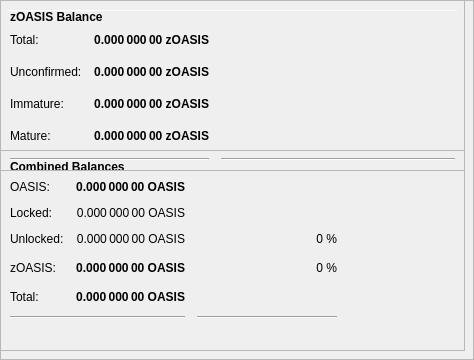
        <widget class="QFrame" name="frameObfuscation">
         <property name="minimumSize">
          <size>
           <width>0</width>
           <height>350</height>
          </size>
         </property>
         <property name="layoutDirection">
          <enum>Qt::LeftToRight</enum>
         </property>
         <property name="frameShape">
          <enum>QFrame::StyledPanel</enum>
         </property>
         <property name="frameShadow">
          <enum>QFrame::Raised</enum>
         </property>
         <widget class="QPushButton" name="runAutoDenom">
          <property name="geometry">
           <rect>
            <x>251</x>
            <y>17</y>
            <width>1</width>
            <height>1</height>
           </rect>
          </property>
          <property name="palette">
           <palette>
            <active>
             <colorrole role="WindowText">
              <brush brushstyle="SolidPattern">
               <color alpha="255">
                <red>0</red>
                <green>0</green>
                <blue>0</blue>
               </color>
              </brush>
             </colorrole>
             <colorrole role="Button">
              <brush brushstyle="SolidPattern">
               <color alpha="255">
                <red>239</red>
                <green>238</green>
                <blue>238</blue>
               </color>
              </brush>
             </colorrole>
             <colorrole role="Light">
              <brush brushstyle="SolidPattern">
               <color alpha="255">
                <red>255</red>
                <green>255</green>
                <blue>255</blue>
               </color>
              </brush>
             </colorrole>
             <colorrole role="Midlight">
              <brush brushstyle="SolidPattern">
               <color alpha="255">
                <red>247</red>
                <green>246</green>
                <blue>246</blue>
               </color>
              </brush>
             </colorrole>
             <colorrole role="Dark">
              <brush brushstyle="SolidPattern">
               <color alpha="255">
                <red>119</red>
                <green>119</green>
                <blue>119</blue>
               </color>
              </brush>
             </colorrole>
             <colorrole role="Mid">
              <brush brushstyle="SolidPattern">
               <color alpha="255">
                <red>159</red>
                <green>159</green>
                <blue>159</blue>
               </color>
              </brush>
             </colorrole>
             <colorrole role="Text">
              <brush brushstyle="SolidPattern">
               <color alpha="255">
                <red>0</red>
                <green>0</green>
                <blue>0</blue>
               </color>
              </brush>
             </colorrole>
             <colorrole role="BrightText">
              <brush brushstyle="SolidPattern">
               <color alpha="255">
                <red>255</red>
                <green>255</green>
                <blue>255</blue>
               </color>
              </brush>
             </colorrole>
             <colorrole role="ButtonText">
              <brush brushstyle="SolidPattern">
               <color alpha="255">
                <red>0</red>
                <green>0</green>
                <blue>0</blue>
               </color>
              </brush>
             </colorrole>
             <colorrole role="Base">
              <brush brushstyle="SolidPattern">
               <color alpha="255">
                <red>255</red>
                <green>255</green>
                <blue>255</blue>
               </color>
              </brush>
             </colorrole>
             <colorrole role="Window">
              <brush brushstyle="SolidPattern">
               <color alpha="255">
                <red>239</red>
                <green>238</green>
                <blue>238</blue>
               </color>
              </brush>
             </colorrole>
             <colorrole role="Shadow">
              <brush brushstyle="SolidPattern">
               <color alpha="255">
                <red>0</red>
                <green>0</green>
                <blue>0</blue>
               </color>
              </brush>
             </colorrole>
             <colorrole role="AlternateBase">
              <brush brushstyle="SolidPattern">
               <color alpha="255">
                <red>247</red>
                <green>246</green>
                <blue>246</blue>
               </color>
              </brush>
             </colorrole>
             <colorrole role="ToolTipBase">
              <brush brushstyle="SolidPattern">
               <color alpha="255">
                <red>255</red>
                <green>255</green>
                <blue>220</blue>
               </color>
              </brush>
             </colorrole>
             <colorrole role="ToolTipText">
              <brush brushstyle="SolidPattern">
               <color alpha="255">
                <red>0</red>
                <green>0</green>
                <blue>0</blue>
               </color>
              </brush>
             </colorrole>
            </active>
            <inactive>
             <colorrole role="WindowText">
              <brush brushstyle="SolidPattern">
               <color alpha="255">
                <red>0</red>
                <green>0</green>
                <blue>0</blue>
               </color>
              </brush>
             </colorrole>
             <colorrole role="Button">
              <brush brushstyle="SolidPattern">
               <color alpha="255">
                <red>239</red>
                <green>238</green>
                <blue>238</blue>
               </color>
              </brush>
             </colorrole>
             <colorrole role="Light">
              <brush brushstyle="SolidPattern">
               <color alpha="255">
                <red>255</red>
                <green>255</green>
                <blue>255</blue>
               </color>
              </brush>
             </colorrole>
             <colorrole role="Midlight">
              <brush brushstyle="SolidPattern">
               <color alpha="255">
                <red>247</red>
                <green>246</green>
                <blue>246</blue>
               </color>
              </brush>
             </colorrole>
             <colorrole role="Dark">
              <brush brushstyle="SolidPattern">
               <color alpha="255">
                <red>119</red>
                <green>119</green>
                <blue>119</blue>
               </color>
              </brush>
             </colorrole>
             <colorrole role="Mid">
              <brush brushstyle="SolidPattern">
               <color alpha="255">
                <red>159</red>
                <green>159</green>
                <blue>159</blue>
               </color>
              </brush>
             </colorrole>
             <colorrole role="Text">
              <brush brushstyle="SolidPattern">
               <color alpha="255">
                <red>0</red>
                <green>0</green>
                <blue>0</blue>
               </color>
              </brush>
             </colorrole>
             <colorrole role="BrightText">
              <brush brushstyle="SolidPattern">
               <color alpha="255">
                <red>255</red>
                <green>255</green>
                <blue>255</blue>
               </color>
              </brush>
             </colorrole>
             <colorrole role="ButtonText">
              <brush brushstyle="SolidPattern">
               <color alpha="255">
                <red>0</red>
                <green>0</green>
                <blue>0</blue>
               </color>
              </brush>
             </colorrole>
             <colorrole role="Base">
              <brush brushstyle="SolidPattern">
               <color alpha="255">
                <red>255</red>
                <green>255</green>
                <blue>255</blue>
               </color>
              </brush>
             </colorrole>
             <colorrole role="Window">
              <brush brushstyle="SolidPattern">
               <color alpha="255">
                <red>239</red>
                <green>238</green>
                <blue>238</blue>
               </color>
              </brush>
             </colorrole>
             <colorrole role="Shadow">
              <brush brushstyle="SolidPattern">
               <color alpha="255">
                <red>0</red>
                <green>0</green>
                <blue>0</blue>
               </color>
              </brush>
             </colorrole>
             <colorrole role="AlternateBase">
              <brush brushstyle="SolidPattern">
               <color alpha="255">
                <red>247</red>
                <green>246</green>
                <blue>246</blue>
               </color>
              </brush>
             </colorrole>
             <colorrole role="ToolTipBase">
              <brush brushstyle="SolidPattern">
               <color alpha="255">
                <red>255</red>
                <green>255</green>
                <blue>220</blue>
               </color>
              </brush>
             </colorrole>
             <colorrole role="ToolTipText">
              <brush brushstyle="SolidPattern">
               <color alpha="255">
                <red>0</red>
                <green>0</green>
                <blue>0</blue>
               </color>
              </brush>
             </colorrole>
            </inactive>
            <disabled>
             <colorrole role="WindowText">
              <brush brushstyle="SolidPattern">
               <color alpha="255">
                <red>119</red>
                <green>119</green>
                <blue>119</blue>
               </color>
              </brush>
             </colorrole>
             <colorrole role="Button">
              <brush brushstyle="SolidPattern">
               <color alpha="255">
                <red>239</red>
                <green>238</green>
                <blue>238</blue>
               </color>
              </brush>
             </colorrole>
             <colorrole role="Light">
              <brush brushstyle="SolidPattern">
               <color alpha="255">
                <red>255</red>
                <green>255</green>
                <blue>255</blue>
               </color>
              </brush>
             </colorrole>
             <colorrole role="Midlight">
              <brush brushstyle="SolidPattern">
               <color alpha="255">
                <red>247</red>
                <green>246</green>
                <blue>246</blue>
               </color>
              </brush>
             </colorrole>
             <colorrole role="Dark">
              <brush brushstyle="SolidPattern">
               <color alpha="255">
                <red>119</red>
                <green>119</green>
                <blue>119</blue>
               </color>
              </brush>
             </colorrole>
             <colorrole role="Mid">
              <brush brushstyle="SolidPattern">
               <color alpha="255">
                <red>159</red>
                <green>159</green>
                <blue>159</blue>
               </color>
              </brush>
             </colorrole>
             <colorrole role="Text">
              <brush brushstyle="SolidPattern">
               <color alpha="255">
                <red>119</red>
                <green>119</green>
                <blue>119</blue>
               </color>
              </brush>
             </colorrole>
             <colorrole role="BrightText">
              <brush brushstyle="SolidPattern">
               <color alpha="255">
                <red>255</red>
                <green>255</green>
                <blue>255</blue>
               </color>
              </brush>
             </colorrole>
             <colorrole role="ButtonText">
              <brush brushstyle="SolidPattern">
               <color alpha="255">
                <red>119</red>
                <green>119</green>
                <blue>119</blue>
               </color>
              </brush>
             </colorrole>
             <colorrole role="Base">
              <brush brushstyle="SolidPattern">
               <color alpha="255">
                <red>239</red>
                <green>238</green>
                <blue>238</blue>
               </color>
              </brush>
             </colorrole>
             <colorrole role="Window">
              <brush brushstyle="SolidPattern">
               <color alpha="255">
                <red>239</red>
                <green>238</green>
                <blue>238</blue>
               </color>
              </brush>
             </colorrole>
             <colorrole role="Shadow">
              <brush brushstyle="SolidPattern">
               <color alpha="255">
                <red>0</red>
                <green>0</green>
                <blue>0</blue>
               </color>
              </brush>
             </colorrole>
             <colorrole role="AlternateBase">
              <brush brushstyle="SolidPattern">
               <color alpha="255">
                <red>239</red>
                <green>238</green>
                <blue>238</blue>
               </color>
              </brush>
             </colorrole>
             <colorrole role="ToolTipBase">
              <brush brushstyle="SolidPattern">
               <color alpha="255">
                <red>255</red>
                <green>255</green>
                <blue>220</blue>
               </color>
              </brush>
             </colorrole>
             <colorrole role="ToolTipText">
              <brush brushstyle="SolidPattern">
               <color alpha="255">
                <red>0</red>
                <green>0</green>
                <blue>0</blue>
               </color>
              </brush>
             </colorrole>
            </disabled>
           </palette>
          </property>
          <property name="focusPolicy">
           <enum>Qt::NoFocus</enum>
          </property>
          <property name="autoFillBackground">
           <bool>true</bool>
          </property>
          <property name="text">
           <string/>
          </property>
          <property name="flat">
           <bool>true</bool>
          </property>
         </widget>
         <widget class="Line" name="line">
          <property name="geometry">
           <rect>
            <x>7</x>
            <y>10</y>
            <width>451</width>
            <height>1</height>
           </rect>
          </property>
          <property name="orientation">
           <enum>Qt::Horizontal</enum>
          </property>
         </widget>
         <widget class="QFrame" name="frame_3">
          <property name="geometry">
           <rect>
            <x>0</x>
            <y>150</y>
            <width>465</width>
            <height>201</height>
           </rect>
          </property>
          <property name="frameShape">
           <enum>QFrame::StyledPanel</enum>
          </property>
          <property name="frameShadow">
           <enum>QFrame::Raised</enum>
          </property>
          <layout class="QVBoxLayout" name="verticalLayout_5">
           <item>
            <layout class="QHBoxLayout" name="horizontalLayout_5" stretch="0">
             <item>
              <widget class="QLabel" name="label_5z">
               <property name="maximumSize">
                <size>
                 <width>16777215</width>
                 <height>20</height>
                </size>
               </property>
               <property name="font">
                <font>
                 <weight>75</weight>
                 <bold>true</bold>
                </font>
               </property>
               <property name="toolTip">
                <string>Combined Balances (including unconfirmed and immature coins)</string>
               </property>
               <property name="text">
                <string>&lt;html&gt;&lt;head/&gt;&lt;body&gt;&lt;p&gt;Combined Balances&lt;/p&gt;&lt;/body&gt;&lt;/html&gt;</string>
               </property>
              </widget>
             </item>
            </layout>
           </item>
           <item>
            <layout class="QGridLayout" name="gridLayout_3">
             <property name="spacing">
              <number>12</number>
             </property>
             <item row="7" column="0" colspan="2">
              <widget class="Line" name="lineSpendableBalance_3">
               <property name="orientation">
                <enum>Qt::Horizontal</enum>
               </property>
              </widget>
             </item>
             <item row="7" column="2">
              <widget class="Line" name="lineWatchBalance_3">
               <property name="sizePolicy">
                <sizepolicy hsizetype="Preferred" vsizetype="Fixed">
                 <horstretch>0</horstretch>
                 <verstretch>0</verstretch>
                </sizepolicy>
               </property>
               <property name="minimumSize">
                <size>
                 <width>140</width>
                 <height>0</height>
                </size>
               </property>
               <property name="orientation">
                <enum>Qt::Horizontal</enum>
               </property>
              </widget>
             </item>
             <item row="4" column="1">
              <widget class="QLabel" name="labelzBalancez">
               <property name="font">
                <font>
                 <weight>75</weight>
                 <bold>true</bold>
                </font>
               </property>
               <property name="cursor">
                <cursorShape>IBeamCursor</cursorShape>
               </property>
               <property name="toolTip">
                <string>Total of transactions that have yet to be confirmed, and do not yet count toward the spendable balance</string>
               </property>
               <property name="text">
                <string notr="true">0.000 000 00 OASIS</string>
               </property>
               <property name="alignment">
                <set>Qt::AlignRight|Qt::AlignTrailing|Qt::AlignVCenter</set>
               </property>
               <property name="textInteractionFlags">
                <set>Qt::LinksAccessibleByMouse|Qt::TextSelectableByKeyboard|Qt::TextSelectableByMouse</set>
               </property>
              </widget>
             </item>
             <item row="6" column="1">
              <widget class="QLabel" name="labelTotalz">
               <property name="font">
                <font>
                 <weight>75</weight>
                 <bold>true</bold>
                </font>
               </property>
               <property name="cursor">
                <cursorShape>IBeamCursor</cursorShape>
               </property>
               <property name="toolTip">
                <string>Total Balance, including unconfirmed and immature coins.</string>
               </property>
               <property name="text">
                <string notr="true">0.000 000 00 OASIS</string>
               </property>
               <property name="alignment">
                <set>Qt::AlignRight|Qt::AlignTrailing|Qt::AlignVCenter</set>
               </property>
               <property name="textInteractionFlags">
                <set>Qt::LinksAccessibleByMouse|Qt::TextSelectableByKeyboard|Qt::TextSelectableByMouse</set>
               </property>
              </widget>
             </item>
             <item row="4" column="3">
              <spacer name="horizontalSpacer_6">
               <property name="orientation">
                <enum>Qt::Horizontal</enum>
               </property>
               <property name="sizeHint" stdset="0">
                <size>
                 <width>40</width>
                 <height>20</height>
                </size>
               </property>
              </spacer>
             </item>
             <item row="6" column="0">
              <widget class="QLabel" name="labelTotalTextz">
               <property name="text">
                <string>Total:</string>
               </property>
              </widget>
             </item>
             <item row="1" column="0">
              <widget class="QLabel" name="labelBalanceTextz">
               <property name="text">
                <string>OASIS:</string>
               </property>
              </widget>
             </item>
             <item row="1" column="1">
              <widget class="QLabel" name="labelBalancez">
               <property name="font">
                <font>
                 <weight>75</weight>
                 <bold>true</bold>
                </font>
               </property>
               <property name="cursor">
                <cursorShape>IBeamCursor</cursorShape>
               </property>
               <property name="toolTip">
                <string>Your current spendable balance</string>
               </property>
               <property name="text">
                <string notr="true">0.000 000 00 OASIS</string>
               </property>
               <property name="alignment">
                <set>Qt::AlignRight|Qt::AlignTrailing|Qt::AlignVCenter</set>
               </property>
               <property name="textInteractionFlags">
                <set>Qt::LinksAccessibleByMouse|Qt::TextSelectableByKeyboard|Qt::TextSelectableByMouse</set>
               </property>
              </widget>
             </item>
             <item row="4" column="0">
              <widget class="QLabel" name="labelzBalanceTextz">
               <property name="toolTip">
                <string/>
               </property>
               <property name="text">
                <string>zOASIS:</string>
               </property>
              </widget>
             </item>
             <item row="4" column="2">
              <widget class="QLabel" name="labelzOASISPercent">
               <property name="toolTip">
                <string>Current percentage of zOASIS.
If AutoMint is enabled this percentage will settle around the configured AutoMint percentage (default = 10%)</string>
               </property>
               <property name="text">
                <string>0 %</string>
               </property>
               <property name="alignment">
                <set>Qt::AlignRight|Qt::AlignTrailing|Qt::AlignVCenter</set>
               </property>
              </widget>
             </item>
             <item row="6" column="2">
              <widget class="QLabel" name="label100Percent">
               <property name="text">
                <string/>
               </property>
               <property name="alignment">
                <set>Qt::AlignRight|Qt::AlignTrailing|Qt::AlignVCenter</set>
               </property>
              </widget>
             </item>
             <item row="2" column="1">
              <widget class="QLabel" name="labelLockedBalance">
               <property name="toolTip">
                <string>Locked OASIS or Masternode collaterals. These are excluded from zOASIS minting.</string>
               </property>
               <property name="text">
                <string>0.000 000 00 OASIS</string>
               </property>
               <property name="alignment">
                <set>Qt::AlignRight|Qt::AlignTrailing|Qt::AlignVCenter</set>
               </property>
              </widget>
             </item>
             <item row="2" column="0">
              <widget class="QLabel" name="labelLockedBalanceText">
               <property name="toolTip">
                <string>Locked OASIS or Masternode collaterals. These are excluded from zOASIS minting.</string>
               </property>
               <property name="text">
                <string>Locked:</string>
               </property>
              </widget>
             </item>
             <item row="3" column="0">
              <widget class="QLabel" name="labelUnLockedBalanceText">
               <property name="toolTip">
                <string>Unlocked OASISs. These can be used for zOASIS minting.</string>
               </property>
               <property name="text">
                <string>Unlocked:</string>
               </property>
              </widget>
             </item>
             <item row="3" column="1">
              <widget class="QLabel" name="labelUnLockedBalance">
               <property name="toolTip">
                <string>Unlocked OASISs. These can be used for zOASIS minting.</string>
               </property>
               <property name="text">
                <string>0.000 000 00 OASIS</string>
               </property>
               <property name="alignment">
                <set>Qt::AlignRight|Qt::AlignTrailing|Qt::AlignVCenter</set>
               </property>
              </widget>
             </item>
             <item row="3" column="2">
              <widget class="QLabel" name="labelOASISPercent">
               <property name="text">
                <string>0 %</string>
               </property>
               <property name="alignment">
                <set>Qt::AlignRight|Qt::AlignTrailing|Qt::AlignVCenter</set>
               </property>
              </widget>
             </item>
            </layout>
           </item>
           <item>
            <spacer name="verticalSpacer">
             <property name="orientation">
              <enum>Qt::Vertical</enum>
             </property>
             <property name="sizeHint" stdset="0">
              <size>
               <width>20</width>
               <height>40</height>
              </size>
             </property>
            </spacer>
           </item>
          </layout>
         </widget>
         <widget class="QFrame" name="frame_4">
          <property name="geometry">
           <rect>
            <x>0</x>
            <y>0</y>
            <width>465</width>
            <height>171</height>
           </rect>
          </property>
          <property name="frameShape">
           <enum>QFrame::StyledPanel</enum>
          </property>
          <property name="frameShadow">
           <enum>QFrame::Raised</enum>
          </property>
          <layout class="QVBoxLayout" name="verticalLayout_7">
           <item>
            <layout class="QHBoxLayout" name="horizontalLayout_8" stretch="0">
             <item>
              <widget class="QLabel" name="label_5z_3">
               <property name="maximumSize">
                <size>
                 <width>16777215</width>
                 <height>20</height>
                </size>
               </property>
               <property name="font">
                <font>
                 <weight>75</weight>
                 <bold>true</bold>
                </font>
               </property>
               <property name="text">
                <string>zOASIS Balance</string>
               </property>
              </widget>
             </item>
            </layout>
           </item>
           <item>
            <layout class="QGridLayout" name="gridLayout_5">
             <property name="spacing">
              <number>12</number>
             </property>
             <item row="4" column="0">
              <widget class="QLabel" name="labelzBalanceMatureText">
               <property name="toolTip">
                <string>Mature: more than 20 confirmation and more than 1 mints of the same denomination after it was minted.
These zOASIS are spendable.</string>
               </property>
               <property name="text">
                <string>Mature:</string>
               </property>
              </widget>
             </item>
             <item row="5" column="0" colspan="2">
              <widget class="Line" name="lineSpendableBalance_5">
               <property name="orientation">
                <enum>Qt::Horizontal</enum>
               </property>
              </widget>
             </item>
             <item row="1" column="1">
              <widget class="QLabel" name="labelzBalance">
               <property name="font">
                <font>
                 <weight>75</weight>
                 <bold>true</bold>
                </font>
               </property>
               <property name="cursor">
                <cursorShape>IBeamCursor</cursorShape>
               </property>
               <property name="toolTip">
                <string>All available zOASIS, unconfirmed and immature zOASIS included.</string>
               </property>
               <property name="text">
                <string notr="true">0.000 000 00 zOASIS</string>
               </property>
               <property name="alignment">
                <set>Qt::AlignRight|Qt::AlignTrailing|Qt::AlignVCenter</set>
               </property>
               <property name="textInteractionFlags">
                <set>Qt::LinksAccessibleByMouse|Qt::TextSelectableByKeyboard|Qt::TextSelectableByMouse</set>
               </property>
              </widget>
             </item>
             <item row="5" column="2">
              <widget class="Line" name="lineWatchBalance_5">
               <property name="sizePolicy">
                <sizepolicy hsizetype="Preferred" vsizetype="Fixed">
                 <horstretch>0</horstretch>
                 <verstretch>0</verstretch>
                </sizepolicy>
               </property>
               <property name="minimumSize">
                <size>
                 <width>140</width>
                 <height>0</height>
                </size>
               </property>
               <property name="orientation">
                <enum>Qt::Horizontal</enum>
               </property>
              </widget>
             </item>
             <item row="1" column="0">
              <widget class="QLabel" name="labelzBalanceText">
               <property name="toolTip">
                <string>All available zOASIS, unconfirmed and immature zOASIS included.</string>
               </property>
               <property name="text">
                <string>Total:</string>
               </property>
              </widget>
             </item>
             <item row="1" column="2">
              <spacer name="horizontalSpacer_8">
               <property name="orientation">
                <enum>Qt::Horizontal</enum>
               </property>
               <property name="sizeHint" stdset="0">
                <size>
                 <width>40</width>
                 <height>20</height>
                </size>
               </property>
              </spacer>
             </item>
             <item row="4" column="2">
              <spacer name="horizontalSpacer_4">
               <property name="orientation">
                <enum>Qt::Horizontal</enum>
               </property>
               <property name="sizeHint" stdset="0">
                <size>
                 <width>40</width>
                 <height>20</height>
                </size>
               </property>
              </spacer>
             </item>
             <item row="4" column="1">
              <widget class="QLabel" name="labelzBalanceMature">
               <property name="font">
                <font>
                 <weight>75</weight>
                 <bold>true</bold>
                </font>
               </property>
               <property name="toolTip">
                <string>Mature: more than 20 confirmation and more than 1 mints of the same denomination after it was minted.
These zOASIS are spendable.</string>
               </property>
               <property name="text">
                <string>0.000 000 00 zOASIS</string>
               </property>
               <property name="alignment">
                <set>Qt::AlignRight|Qt::AlignTrailing|Qt::AlignVCenter</set>
               </property>
              </widget>
             </item>
             <item row="2" column="0">
              <widget class="QLabel" name="labelzBalanceUnconfirmedText">
               <property name="toolTip">
                <string>Unconfirmed: less than 20 confirmations
Immature: confirmed, but less than 1 mints of the same denomination after it was minted</string>
               </property>
               <property name="text">
                <string>Unconfirmed:</string>
               </property>
              </widget>
             </item>
             <item row="2" column="1">
              <widget class="QLabel" name="labelzBalanceUnconfirmed">
               <property name="font">
                <font>
                 <weight>75</weight>
                 <bold>true</bold>
                </font>
               </property>
               <property name="toolTip">
                <string>Unconfirmed: less than 20 confirmations
Immature: confirmed, but less than 1 mints of the same denomination after it was minted</string>
               </property>
               <property name="text">
                <string>0.000 000 00 zOASIS</string>
               </property>
               <property name="alignment">
                <set>Qt::AlignRight|Qt::AlignTrailing|Qt::AlignVCenter</set>
               </property>
              </widget>
             </item>
             <item row="2" column="2">
              <spacer name="horizontalSpacer_5">
               <property name="orientation">
                <enum>Qt::Horizontal</enum>
               </property>
               <property name="sizeHint" stdset="0">
                <size>
                 <width>40</width>
                 <height>20</height>
                </size>
               </property>
              </spacer>
             </item>
             <item row="3" column="0">
              <widget class="QLabel" name="labelzBalanceImmatureText">
               <property name="toolTip">
                <string>Unconfirmed: less than 20 confirmations
Immature: confirmed, but less than 1 mints of the same denomination after it was minted</string>
               </property>
               <property name="text">
                <string>Immature:</string>
               </property>
              </widget>
             </item>
             <item row="3" column="1">
              <widget class="QLabel" name="labelzBalanceImmature">
               <property name="font">
                <font>
                 <weight>75</weight>
                 <bold>true</bold>
                </font>
               </property>
               <property name="toolTip">
                <string>Unconfirmed: less than 20 confirmations
Immature: confirmed, but less than 1 mints of the same denomination after it was minted</string>
               </property>
               <property name="text">
                <string>0.000 000 00 zOASIS</string>
               </property>
               <property name="alignment">
                <set>Qt::AlignRight|Qt::AlignTrailing|Qt::AlignVCenter</set>
               </property>
              </widget>
             </item>
             <item row="3" column="2">
              <spacer name="horizontalSpacer_7">
               <property name="orientation">
                <enum>Qt::Horizontal</enum>
               </property>
               <property name="sizeHint" stdset="0">
                <size>
                 <width>40</width>
                 <height>20</height>
                </size>
               </property>
              </spacer>
             </item>
            </layout>
           </item>
          </layout>
         </widget>
        </widget>
